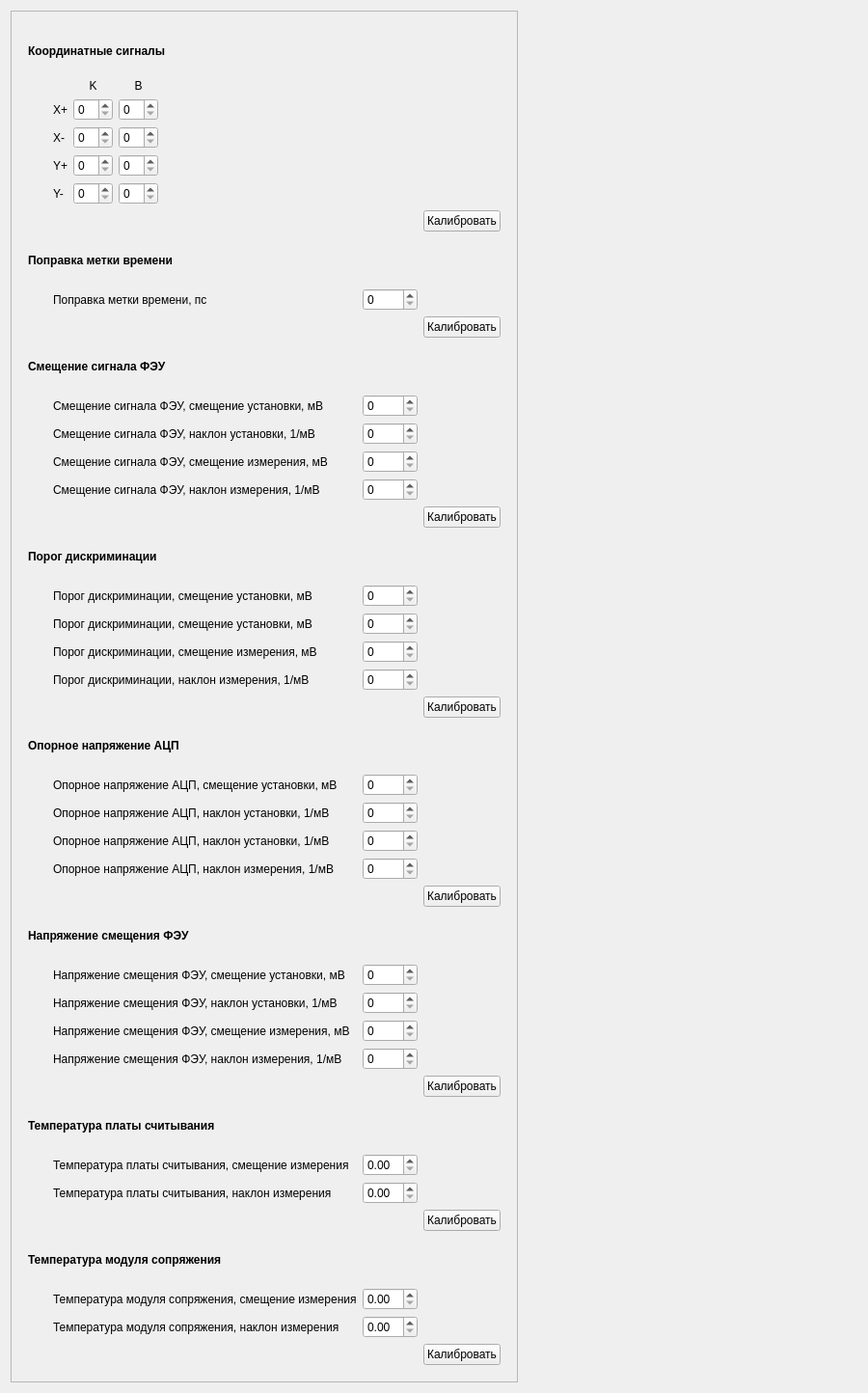
<?xml version="1.0" encoding="UTF-8"?>
<ui version="4.0">
 <class>Calibration_channel</class>
 <widget class="QWidget" name="Calibration_channel">
  <property name="geometry">
   <rect>
    <x>0</x>
    <y>0</y>
    <width>900</width>
    <height>1444</height>
   </rect>
  </property>
  <property name="windowTitle">
   <string>Form</string>
  </property>
  <layout class="QHBoxLayout" name="horizontalLayout_2">
   <item>
    <widget class="QFrame" name="frame">
     <property name="sizePolicy">
      <sizepolicy hsizetype="Fixed" vsizetype="Preferred">
       <horstretch>0</horstretch>
       <verstretch>0</verstretch>
      </sizepolicy>
     </property>
     <property name="frameShape">
      <enum>QFrame::StyledPanel</enum>
     </property>
     <property name="frameShadow">
      <enum>QFrame::Raised</enum>
     </property>
     <layout class="QVBoxLayout" name="verticalLayout">
      <item>
       <layout class="QGridLayout" name="gridLayout_9">
        <property name="leftMargin">
         <number>8</number>
        </property>
        <property name="topMargin">
         <number>8</number>
        </property>
        <property name="rightMargin">
         <number>8</number>
        </property>
        <property name="bottomMargin">
         <number>8</number>
        </property>
        <item row="27" column="2">
         <widget class="QSpinBox" name="sb_pm_bias_get_offset"/>
        </item>
        <item row="35" column="1">
         <widget class="QLabel" name="label_34">
          <property name="text">
           <string>Температура модуля сопряжения, смещение измерения</string>
          </property>
         </widget>
        </item>
        <item row="8" column="2">
         <widget class="QSpinBox" name="sb_in_offset_set_gain"/>
        </item>
        <item row="36" column="1">
         <widget class="QLabel" name="label_35">
          <property name="text">
           <string>Температура модуля сопряжения, наклон измерения</string>
          </property>
         </widget>
        </item>
        <item row="21" column="2">
         <widget class="QSpinBox" name="sb_adc_ref_get_offset"/>
        </item>
        <item row="22" column="1">
         <widget class="QLabel" name="label_27">
          <property name="text">
           <string>Опорное напряжение АЦП, наклон измерения, 1/мВ</string>
          </property>
         </widget>
        </item>
        <item row="28" column="2">
         <widget class="QSpinBox" name="sb_pm_bias_get_gain"/>
        </item>
        <item row="31" column="1">
         <widget class="QLabel" name="label_32">
          <property name="text">
           <string>Температура платы считывания, смещение измерения</string>
          </property>
         </widget>
        </item>
        <item row="14" column="2">
         <widget class="QSpinBox" name="sb_in_threshold_set_gain"/>
        </item>
        <item row="24" column="0" colspan="3">
         <widget class="QLabel" name="label_41">
          <property name="font">
           <font>
            <weight>75</weight>
            <bold>true</bold>
           </font>
          </property>
          <property name="text">
           <string>Напряжение смещения ФЭУ</string>
          </property>
         </widget>
        </item>
        <item row="26" column="1">
         <widget class="QLabel" name="label_29">
          <property name="text">
           <string>Напряжение смещения ФЭУ, наклон установки, 1/мВ</string>
          </property>
         </widget>
        </item>
        <item row="3" column="0" colspan="3">
         <widget class="QLabel" name="label_37">
          <property name="font">
           <font>
            <weight>75</weight>
            <bold>true</bold>
           </font>
          </property>
          <property name="text">
           <string>Поправка метки времени</string>
          </property>
         </widget>
        </item>
        <item row="13" column="2">
         <widget class="QSpinBox" name="sb_in_threshold_set_offset"/>
        </item>
        <item row="4" column="2">
         <widget class="QSpinBox" name="sb_ts_offset"/>
        </item>
        <item row="19" column="2">
         <widget class="QSpinBox" name="sb_adc_ref_set_offset"/>
        </item>
        <item row="7" column="1">
         <widget class="QLabel" name="label_9">
          <property name="text">
           <string>Смещение сигнала ФЭУ, смещение установки, мВ</string>
          </property>
         </widget>
        </item>
        <item row="20" column="1">
         <widget class="QLabel" name="label_25">
          <property name="text">
           <string>Опорное напряжение АЦП, наклон установки, 1/мВ</string>
          </property>
         </widget>
        </item>
        <item row="22" column="2">
         <widget class="QSpinBox" name="sb_adc_ref_get_gain"/>
        </item>
        <item row="7" column="2">
         <widget class="QSpinBox" name="sb_in_offset_set_offset"/>
        </item>
        <item row="19" column="1">
         <widget class="QLabel" name="label_24">
          <property name="text">
           <string>Опорное напряжение АЦП, смещение установки, мВ</string>
          </property>
         </widget>
        </item>
        <item row="9" column="2">
         <widget class="QSpinBox" name="sb_in_offset_get_offset"/>
        </item>
        <item row="18" column="0" colspan="3">
         <widget class="QLabel" name="label_40">
          <property name="font">
           <font>
            <weight>75</weight>
            <bold>true</bold>
           </font>
          </property>
          <property name="text">
           <string>Опорное напряжение АЦП</string>
          </property>
         </widget>
        </item>
        <item row="15" column="2">
         <widget class="QSpinBox" name="sb_in_threshold_get_offset"/>
        </item>
        <item row="37" column="3">
         <widget class="QPushButton" name="btn_ifmodule_temp">
          <property name="text">
           <string>Калибровать</string>
          </property>
         </widget>
        </item>
        <item row="16" column="2">
         <widget class="QSpinBox" name="sb_in_thresholdga_get_gain"/>
        </item>
        <item row="32" column="1">
         <widget class="QLabel" name="label_33">
          <property name="text">
           <string>Температура платы считывания, наклон измерения</string>
          </property>
         </widget>
        </item>
        <item row="11" column="3">
         <widget class="QPushButton" name="btn_offset">
          <property name="text">
           <string>Калибровать</string>
          </property>
         </widget>
        </item>
        <item row="17" column="3">
         <widget class="QPushButton" name="btn_threshold">
          <property name="text">
           <string>Калибровать</string>
          </property>
         </widget>
        </item>
        <item row="13" column="1">
         <widget class="QLabel" name="label_14">
          <property name="text">
           <string>Порог дискриминации, смещение установки, мВ</string>
          </property>
         </widget>
        </item>
        <item row="10" column="2">
         <widget class="QSpinBox" name="sb_in_offset_get_gain"/>
        </item>
        <item row="1" column="0">
         <widget class="QWidget" name="widget_2" native="true">
          <property name="sizePolicy">
           <sizepolicy hsizetype="Fixed" vsizetype="Preferred">
            <horstretch>0</horstretch>
            <verstretch>0</verstretch>
           </sizepolicy>
          </property>
          <property name="minimumSize">
           <size>
            <width>20</width>
            <height>0</height>
           </size>
          </property>
         </widget>
        </item>
        <item row="10" column="1">
         <widget class="QLabel" name="label_13">
          <property name="text">
           <string>Смещение сигнала ФЭУ, наклон измерения, 1/мВ</string>
          </property>
         </widget>
        </item>
        <item row="16" column="1">
         <widget class="QLabel" name="label_23">
          <property name="text">
           <string>Порог дискриминации, наклон измерения, 1/мВ</string>
          </property>
         </widget>
        </item>
        <item row="4" column="1">
         <widget class="QLabel" name="label_8">
          <property name="text">
           <string>Поправка метки времени, пс</string>
          </property>
         </widget>
        </item>
        <item row="20" column="2">
         <widget class="QSpinBox" name="sb_adc_ref_set_gain"/>
        </item>
        <item row="15" column="1">
         <widget class="QLabel" name="label_16">
          <property name="text">
           <string>Порог дискриминации, смещение измерения, мВ</string>
          </property>
         </widget>
        </item>
        <item row="0" column="0" colspan="3">
         <widget class="QLabel" name="label_36">
          <property name="font">
           <font>
            <weight>75</weight>
            <bold>true</bold>
           </font>
          </property>
          <property name="text">
           <string>Координатные сигналы</string>
          </property>
         </widget>
        </item>
        <item row="25" column="2">
         <widget class="QSpinBox" name="sb_pm_bias_set_offset"/>
        </item>
        <item row="30" column="0" colspan="3">
         <widget class="QLabel" name="label_42">
          <property name="font">
           <font>
            <weight>75</weight>
            <bold>true</bold>
           </font>
          </property>
          <property name="text">
           <string>Температура платы считывания</string>
          </property>
         </widget>
        </item>
        <item row="25" column="1">
         <widget class="QLabel" name="label_28">
          <property name="text">
           <string>Напряжение смещения ФЭУ, смещение установки, мВ</string>
          </property>
         </widget>
        </item>
        <item row="34" column="0" colspan="3">
         <widget class="QLabel" name="label_43">
          <property name="font">
           <font>
            <weight>75</weight>
            <bold>true</bold>
           </font>
          </property>
          <property name="text">
           <string>Температура модуля сопряжения</string>
          </property>
         </widget>
        </item>
        <item row="8" column="1">
         <widget class="QLabel" name="label_10">
          <property name="text">
           <string>Смещение сигнала ФЭУ, наклон установки, 1/мВ</string>
          </property>
         </widget>
        </item>
        <item row="12" column="0" colspan="3">
         <widget class="QLabel" name="label_39">
          <property name="font">
           <font>
            <weight>75</weight>
            <bold>true</bold>
           </font>
          </property>
          <property name="text">
           <string>Порог дискриминации</string>
          </property>
         </widget>
        </item>
        <item row="21" column="1">
         <widget class="QLabel" name="label_26">
          <property name="text">
           <string>Опорное напряжение АЦП, наклон установки, 1/мВ</string>
          </property>
         </widget>
        </item>
        <item row="26" column="2">
         <widget class="QSpinBox" name="sb_pm_bias_set_gain"/>
        </item>
        <item row="23" column="3">
         <widget class="QPushButton" name="btn_adc_ref">
          <property name="text">
           <string>Калибровать</string>
          </property>
         </widget>
        </item>
        <item row="27" column="1">
         <widget class="QLabel" name="label_30">
          <property name="text">
           <string>Напряжение смещения ФЭУ, смещение измерения, мВ</string>
          </property>
         </widget>
        </item>
        <item row="5" column="3">
         <widget class="QPushButton" name="btn_ts_offset">
          <property name="text">
           <string>Калибровать</string>
          </property>
         </widget>
        </item>
        <item row="28" column="1">
         <widget class="QLabel" name="label_31">
          <property name="text">
           <string>Напряжение смещения ФЭУ, наклон измерения, 1/мВ</string>
          </property>
         </widget>
        </item>
        <item row="9" column="1">
         <widget class="QLabel" name="label_11">
          <property name="text">
           <string>Смещение сигнала ФЭУ, смещение измерения, мВ</string>
          </property>
         </widget>
        </item>
        <item row="29" column="3">
         <widget class="QPushButton" name="btn_pm_bias">
          <property name="text">
           <string>Калибровать</string>
          </property>
         </widget>
        </item>
        <item row="6" column="0" colspan="3">
         <widget class="QLabel" name="label_38">
          <property name="font">
           <font>
            <weight>75</weight>
            <bold>true</bold>
           </font>
          </property>
          <property name="text">
           <string>Смещение сигнала ФЭУ</string>
          </property>
         </widget>
        </item>
        <item row="1" column="1">
         <layout class="QHBoxLayout" name="horizontalLayout">
          <item>
           <layout class="QGridLayout" name="gridLayout_2">
            <item row="4" column="2">
             <widget class="QSpinBox" name="sb_B_yn"/>
            </item>
            <item row="0" column="2">
             <widget class="QLabel" name="label_22">
              <property name="text">
               <string>B</string>
              </property>
              <property name="alignment">
               <set>Qt::AlignCenter</set>
              </property>
             </widget>
            </item>
            <item row="4" column="0">
             <widget class="QLabel" name="label_19">
              <property name="text">
               <string>Y-</string>
              </property>
             </widget>
            </item>
            <item row="2" column="0">
             <widget class="QLabel" name="label_17">
              <property name="text">
               <string>X-</string>
              </property>
             </widget>
            </item>
            <item row="2" column="1">
             <widget class="QSpinBox" name="sb_K_xn"/>
            </item>
            <item row="1" column="0">
             <widget class="QLabel" name="label_12">
              <property name="sizePolicy">
               <sizepolicy hsizetype="Fixed" vsizetype="Preferred">
                <horstretch>0</horstretch>
                <verstretch>0</verstretch>
               </sizepolicy>
              </property>
              <property name="text">
               <string>X+</string>
              </property>
             </widget>
            </item>
            <item row="0" column="1">
             <widget class="QLabel" name="label_21">
              <property name="text">
               <string>K</string>
              </property>
              <property name="alignment">
               <set>Qt::AlignCenter</set>
              </property>
             </widget>
            </item>
            <item row="2" column="2">
             <widget class="QSpinBox" name="sb_B_xn"/>
            </item>
            <item row="4" column="1">
             <widget class="QSpinBox" name="sb_K_yn"/>
            </item>
            <item row="3" column="0">
             <widget class="QLabel" name="label_18">
              <property name="text">
               <string>Y+</string>
              </property>
             </widget>
            </item>
            <item row="1" column="2">
             <widget class="QSpinBox" name="sb_B_xp"/>
            </item>
            <item row="3" column="1">
             <widget class="QSpinBox" name="sb_K_yp"/>
            </item>
            <item row="1" column="1">
             <widget class="QSpinBox" name="sb_K_xp"/>
            </item>
            <item row="3" column="2">
             <widget class="QSpinBox" name="sb_B_yp"/>
            </item>
           </layout>
          </item>
          <item>
           <spacer name="horizontalSpacer_2">
            <property name="orientation">
             <enum>Qt::Horizontal</enum>
            </property>
            <property name="sizeHint" stdset="0">
             <size>
              <width>40</width>
              <height>20</height>
             </size>
            </property>
           </spacer>
          </item>
         </layout>
        </item>
        <item row="14" column="1">
         <widget class="QLabel" name="label_15">
          <property name="text">
           <string>Порог дискриминации, смещение установки, мВ</string>
          </property>
         </widget>
        </item>
        <item row="33" column="3">
         <widget class="QPushButton" name="btn_readout_temp">
          <property name="text">
           <string>Калибровать</string>
          </property>
         </widget>
        </item>
        <item row="2" column="3">
         <widget class="QPushButton" name="btn_coord">
          <property name="text">
           <string>Калибровать</string>
          </property>
         </widget>
        </item>
        <item row="31" column="2">
         <widget class="QDoubleSpinBox" name="dsb_readout_temp_get_offset"/>
        </item>
        <item row="32" column="2">
         <widget class="QDoubleSpinBox" name="dsb_readout_temp_get_gain"/>
        </item>
        <item row="35" column="2">
         <widget class="QDoubleSpinBox" name="dsb_ifmodule_temp_get_offset"/>
        </item>
        <item row="36" column="2">
         <widget class="QDoubleSpinBox" name="dsb_ifmodule_temp_get_gain"/>
        </item>
       </layout>
      </item>
     </layout>
    </widget>
   </item>
   <item>
    <spacer name="horizontalSpacer">
     <property name="orientation">
      <enum>Qt::Horizontal</enum>
     </property>
     <property name="sizeHint" stdset="0">
      <size>
       <width>40</width>
       <height>20</height>
      </size>
     </property>
    </spacer>
   </item>
  </layout>
 </widget>
 <tabstops>
  <tabstop>sb_K_xp</tabstop>
  <tabstop>sb_B_xp</tabstop>
  <tabstop>sb_K_xn</tabstop>
  <tabstop>sb_B_xn</tabstop>
  <tabstop>sb_K_yp</tabstop>
  <tabstop>sb_B_yp</tabstop>
  <tabstop>sb_K_yn</tabstop>
  <tabstop>sb_B_yn</tabstop>
  <tabstop>btn_coord</tabstop>
  <tabstop>sb_ts_offset</tabstop>
  <tabstop>btn_ts_offset</tabstop>
  <tabstop>sb_in_offset_set_offset</tabstop>
  <tabstop>sb_in_offset_set_gain</tabstop>
  <tabstop>sb_in_offset_get_offset</tabstop>
  <tabstop>sb_in_offset_get_gain</tabstop>
  <tabstop>btn_offset</tabstop>
  <tabstop>sb_in_threshold_set_offset</tabstop>
  <tabstop>sb_in_threshold_set_gain</tabstop>
  <tabstop>sb_in_threshold_get_offset</tabstop>
  <tabstop>sb_in_thresholdga_get_gain</tabstop>
  <tabstop>btn_threshold</tabstop>
  <tabstop>sb_adc_ref_set_offset</tabstop>
  <tabstop>sb_adc_ref_set_gain</tabstop>
  <tabstop>sb_adc_ref_get_offset</tabstop>
  <tabstop>sb_adc_ref_get_gain</tabstop>
  <tabstop>btn_adc_ref</tabstop>
  <tabstop>sb_pm_bias_set_offset</tabstop>
  <tabstop>sb_pm_bias_set_gain</tabstop>
  <tabstop>sb_pm_bias_get_offset</tabstop>
  <tabstop>sb_pm_bias_get_gain</tabstop>
  <tabstop>btn_pm_bias</tabstop>
  <tabstop>dsb_readout_temp_get_offset</tabstop>
  <tabstop>dsb_readout_temp_get_gain</tabstop>
  <tabstop>btn_readout_temp</tabstop>
  <tabstop>dsb_ifmodule_temp_get_offset</tabstop>
  <tabstop>dsb_ifmodule_temp_get_gain</tabstop>
  <tabstop>btn_ifmodule_temp</tabstop>
 </tabstops>
 <resources/>
 <connections/>
</ui>
